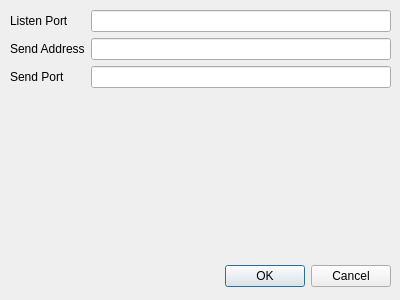
<?xml version="1.0" encoding="UTF-8"?>
<ui version="4.0">
 <class>SessionSettings</class>
 <widget class="QDialog" name="SessionSettings">
  <property name="geometry">
   <rect>
    <x>0</x>
    <y>0</y>
    <width>400</width>
    <height>300</height>
   </rect>
  </property>
  <property name="windowTitle">
   <string>Dialog</string>
  </property>
  <widget class="QDialogButtonBox" name="buttonBox">
   <property name="geometry">
    <rect>
     <x>50</x>
     <y>260</y>
     <width>341</width>
     <height>32</height>
    </rect>
   </property>
   <property name="orientation">
    <enum>Qt::Horizontal</enum>
   </property>
   <property name="standardButtons">
    <set>QDialogButtonBox::Cancel|QDialogButtonBox::Ok</set>
   </property>
  </widget>
  <widget class="QWidget" name="gridLayoutWidget">
   <property name="geometry">
    <rect>
     <x>10</x>
     <y>10</y>
     <width>381</width>
     <height>241</height>
    </rect>
   </property>
   <layout class="QGridLayout" name="gridLayout">
    <item row="3" column="2">
     <spacer name="verticalSpacer_2">
      <property name="orientation">
       <enum>Qt::Vertical</enum>
      </property>
      <property name="sizeHint" stdset="0">
       <size>
        <width>20</width>
        <height>40</height>
       </size>
      </property>
     </spacer>
    </item>
    <item row="0" column="1">
     <widget class="QLabel" name="lblListenPort">
      <property name="text">
       <string>Listen Port</string>
      </property>
     </widget>
    </item>
    <item row="1" column="1">
     <widget class="QLabel" name="lblSendAddress">
      <property name="text">
       <string>Send Address</string>
      </property>
     </widget>
    </item>
    <item row="3" column="1">
     <spacer name="verticalSpacer">
      <property name="orientation">
       <enum>Qt::Vertical</enum>
      </property>
      <property name="sizeHint" stdset="0">
       <size>
        <width>20</width>
        <height>40</height>
       </size>
      </property>
     </spacer>
    </item>
    <item row="0" column="2">
     <widget class="QLineEdit" name="editListenPort"/>
    </item>
    <item row="2" column="1">
     <widget class="QLabel" name="label">
      <property name="text">
       <string>Send Port</string>
      </property>
     </widget>
    </item>
    <item row="2" column="2">
     <widget class="QLineEdit" name="editSendPort"/>
    </item>
    <item row="1" column="2">
     <widget class="QLineEdit" name="editSendAddress">
      <property name="clearButtonEnabled">
       <bool>true</bool>
      </property>
     </widget>
    </item>
   </layout>
  </widget>
 </widget>
 <resources/>
 <connections>
  <connection>
   <sender>buttonBox</sender>
   <signal>accepted()</signal>
   <receiver>SessionSettings</receiver>
   <slot>accept()</slot>
   <hints>
    <hint type="sourcelabel">
     <x>248</x>
     <y>254</y>
    </hint>
    <hint type="destinationlabel">
     <x>157</x>
     <y>274</y>
    </hint>
   </hints>
  </connection>
  <connection>
   <sender>buttonBox</sender>
   <signal>rejected()</signal>
   <receiver>SessionSettings</receiver>
   <slot>reject()</slot>
   <hints>
    <hint type="sourcelabel">
     <x>316</x>
     <y>260</y>
    </hint>
    <hint type="destinationlabel">
     <x>286</x>
     <y>274</y>
    </hint>
   </hints>
  </connection>
 </connections>
</ui>
